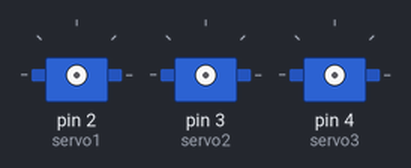
The sketch below on a simulated Arduino Uno, built with avr-gcc and run on an emulated ATmega328P. On the bench: 3 × servo.

Above: at 0.1 s.
At 1.82 s:
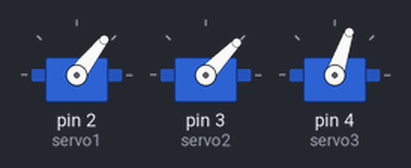
At 20.54 s:
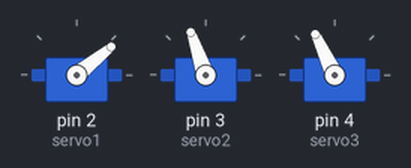
At 39.35 s:
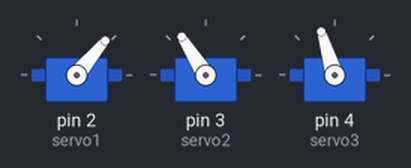
Timing chart, 0 to 40.0 s (numbered marks = the images above):
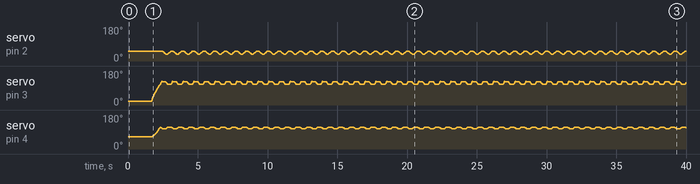

The sketch:

_7rof.ino
```cpp
// units: mm; microseconds; radians
// origin: bottom left of drawing surface (see sketchUp file)
// #define kalibration
#define SERVOFAKTOR 600

// length of arms
#define L1 35          //x and y servo
#define L2 55.1          //pen handle
#define L3 13.2        // z servo


// origin points of left and right servo
#define O1X 22         // space between x and origin of the first servo (Right)
#define O1Y -25       // space between y and origin of the first servo (same as the second)
#define O2X 47        //space between x and origin of the second servo (Right)
#define O2Y -25        //space between y and origin of the second servo (same as the first)

// Zero-position of left and right servo
#define SERVOLEFTNULL 1890        //zero points defined as the left edge of the left servo
#define SERVORIGHTNULL 960        //zero points defined as the left edge of the right servo

// lift positions of lifting servo
#define LIFT0 1080      // on drawing surface
#define LIFT1 925       // between numbers
#define LIFT2 725       // going towards sweeper

#define LIFTSPEED 1500  // speed of liftimg arm, higher is slower

// servo width:

// Servo1: Write: 1080ms; Lift Sweep: 724; Lift Number: 924
// Servo2: 0.65-1.98
// Servo3: 1.1-1.8ms

#include <Wire.h>
#include <TimeLib.h>
#include <DS1307RTC.h>
#include <Servo.h>

int servoLift = 1500;

Servo servo1;  //
Servo servo2;  //
Servo servo3;  //

int val;    // variable to read the value from the analog pin

volatile double lastX = 75;
volatile double lastY = 43;

int last_min = 0;  //initialize the last min as 0 (changes while the code is running due to time change)

void setup()
{
  // Set current time to hours and mins only

  drawTo(75, 44); //moving the pen to this location at start to write the first number
  lift(0);        //moving the pen into the board to start writing
  servo1.attach(2);  //  lifting servo
  servo2.attach(3);  //  left servo
  servo3.attach(4);  //  right servo
  delay(1000);

}

void loop() {
  number(5, 25, 1, .9);

}


void number(float bx, float by, int num, float scale) {


  switch (num) {
     case 1:                      //drawing L
      drawTo(bx + 12 * scale, by + 12 * scale);
      lift(0);
      drawTo(bx + 12 * scale, by + 0 * scale);
      drawTo(bx + 16 * scale, by + 0 * scale);
      lift(1);
      break;


       case 2:                   //drawing F
      drawTo(bx + 12 * scale, by + 12 * scale);
      lift(0);
      drawTo(bx + 8 * scale, by + 12 * scale);
      drawTo(bx + 8 * scale, by + 0 * scale);
      lift(1);
      drawTo(bx + 12 * scale, by + 8 * scale);
      lift(0);
      drawTo(bx + 8 * scale, by + 8 * scale);
      lift(1);

      break;


         case 3:                      //drawing H
      drawTo(bx + 12 * scale, by + 12 * scale);
      lift(0);
      drawTo(bx + 12 * scale, by + 0 * scale);

      lift(1);
      drawTo(bx + 16 * scale, by + 12 * scale);
      lift(0);
      drawTo(bx + 16 * scale, by + 0 * scale);
      lift(1);
      drawTo(bx + 12 * scale, by + 6 * scale);
      lift(0);
      drawTo(bx + 16 * scale, by + 6 * scale);
      lift(1);

      break;


     case 4:                      //drawing A
      drawTo(bx + 3 * scale, by + 3 * scale);
      lift(0);
      drawTo(bx + 6 * scale, by + 12 * scale);
      drawTo(bx + 6 * scale, by + 3 * scale);
      lift(1);
      drawTo(bx + 5 * scale, by + 8 * scale);
      lift(0);
      drawTo(bx + 5 * scale, by + 10 * scale);
      lift(1);

      break;
  }
  }

void lift(char lift) {
  switch (lift) {

    case 0:     //850       //Writing

      if (servoLift >= LIFT0) {
        while (servoLift >= LIFT0)
        {
          servoLift--;
          servo1.writeMicroseconds(servoLift);
          delayMicroseconds(LIFTSPEED);
        }
      }
      else {
        while (servoLift <= LIFT0) {
          servoLift++;
          servo1.writeMicroseconds(servoLift);
          delayMicroseconds(LIFTSPEED);

        }

      }

      break;

    case 1:              //150                  //lifting between numbers

      if (servoLift >= LIFT1) {
        while (servoLift >= LIFT1) {
          servoLift--;
          servo1.writeMicroseconds(servoLift);
          delayMicroseconds(LIFTSPEED);

        }
      }
      else {
        while (servoLift <= LIFT1) {
          servoLift++;
          servo1.writeMicroseconds(servoLift);
          delayMicroseconds(LIFTSPEED);
        }

      }

      break;

    case 2:                        //going up towards the eraser

      if (servoLift >= LIFT2) {
        while (servoLift >= LIFT2) {
          servoLift--;
          servo1.writeMicroseconds(servoLift);
          delayMicroseconds(LIFTSPEED);
        }
      }
      else {
        while (servoLift <= LIFT2) {
          servoLift++;
          servo1.writeMicroseconds(servoLift);
          delayMicroseconds(LIFTSPEED);
        }
      }
      break;
  }
}


void bogenUZS(float bx, float by, float radius, int start, int ende, float sqee) {
  float inkr = -0.05;
  float count = 0;

  do {
    drawTo(sqee * radius * cos(start + count) + bx,
           radius * sin(start + count) + by);
    count += inkr;
  }
  while ((start + count) > ende);

}

void bogenGZS(float bx, float by, float radius, int start, int ende, float sqee) {
  float inkr = 0.05;
  float count = 0;

  do {
    drawTo(sqee * radius * cos(start + count) + bx,
           radius * sin(start + count) + by);
    count += inkr;
  }
  while ((start + count) <= ende);
}


void drawTo(double pX, double pY) {
  double dx, dy, c;
  int i;

  // dx dy of new point
  dx = pX - lastX;
  dy = pY - lastY;
  //path lenght in mm, times 4 equals 4 steps per mm
  c = floor(4 * sqrt(dx * dx + dy * dy));

  if (c < 1) c = 1;

  for (i = 0; i <= c; i++) {
    // draw line point by point
    set_XY(lastX + (i * dx / c), lastY + (i * dy / c));

  }

  lastX = pX;
  lastY = pY;
}

double return_angle(double a, double b, double c) {
  // cosine rule for angle between c and a
  return acos((a * a + c * c - b * b) / (2 * a * c));
}

void set_XY(double Tx, double Ty)
{
  delay(1);
  double dx, dy, c, a1, a2, Hx, Hy;

  // calculate triangle between pen, servoLeft and arm joint
  // cartesian dx/dy
  dx = Tx - O1X;
  dy = Ty - O1Y;

  // polar lemgth (c) and angle (a1)
  c = sqrt(dx * dx + dy * dy); //
  a1 = atan2(dy, dx); //
  a2 = return_angle(L1, L2, c);

  servo2.writeMicroseconds(floor(((a2 + a1 - M_PI) * SERVOFAKTOR) + SERVOLEFTNULL));

  // calculate joinr arm point for triangle of the right servo arm
  a2 = return_angle(L2, L1, c);
  Hx = Tx + L3 * cos((a1 - a2 + 0.637) + M_PI); //36,5°
  Hy = Ty + L3 * sin((a1 - a2 + 0.637) + M_PI);

  // calculate triangle between pen joint, servoRight and arm joint
  dx = Hx - O2X;
  dy = Hy - O2Y;

  c = sqrt(dx * dx + dy * dy);
  a1 = atan2(dy, dx);
  a2 = return_angle(L1, (L2 - L3), c);

  servo3.writeMicroseconds(floor(((a1 - a2) * SERVOFAKTOR) + SERVORIGHTNULL));
}
```

Measured:
- by itself, servo on pin 2 (servo1): repeats every 0.77 s: 48° 0.03 s, 46° 0.03 s, 44° 0.03 s, 42° 0.03 s, 40° 0.03 s, 38° 0.03 s, 37° 0.15 s, 39° 0.03 s, 41° 0.03 s, 43° 0.03 s, 45° 0.03 s, 47° 0.03 s, 49° 0.03 s, 51° 0.03 s, 52° 0.18 s, 50° 0.03 s
